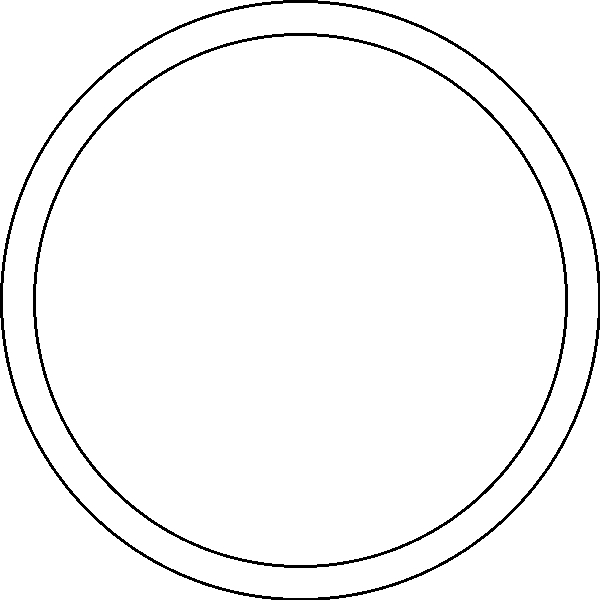
#> input picture circles.jpg, 600 x 600 px
$ python -i main.py   (imports and definitions only)
#> lines starting #> are read from the running program, lines starting #| are printed output that depends on the picture; after the words box and inside, x2 and y2 are one past the last pixel; in counts of white or black regions, pixels touching at a corner belong together
from PIL import Image
import cv2


def add_to_img_(image):
    """
    'сюда изображение с значком подай'
    добавляет на картинку ваш закодированный код
    """
    znak = Image.open('znak.jpg')  # это моя оболочка ее нужно оставить
    znak_orginal = image  # сюда подается ваше изображение

    znak.paste(znak_orginal, (0, 0))

    # znak.save("ready1.jpg")  # это изображение с каритнкой
    return znak


def cut_image(image_path):
    """

    вырезает с картинки кружок с нашим кодом
    :return:
    """
#> called with image_path = '../circles.jpg'

    image = cv2.imread(image_path) # изображение где ищем
#> image is the input picture: shape (600, 600, 3); min 0, max 255, mean 247.5
    im = Image.open(image_path)  # изображение где ищем
    gray = cv2.cvtColor(image, cv2.COLOR_BGR2GRAY)
    gray = cv2.GaussianBlur(gray, (3, 3), 0)
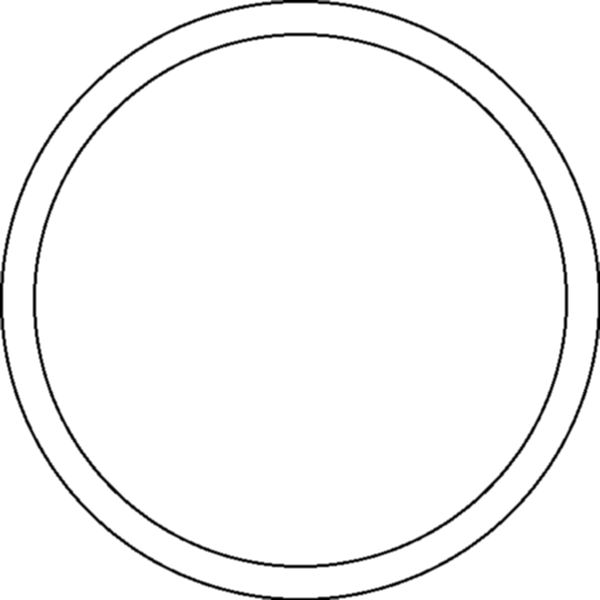
#> gray: shape (600, 600); min 0, max 255, mean 247.5
    edged = cv2.Canny(gray, 10, 250)
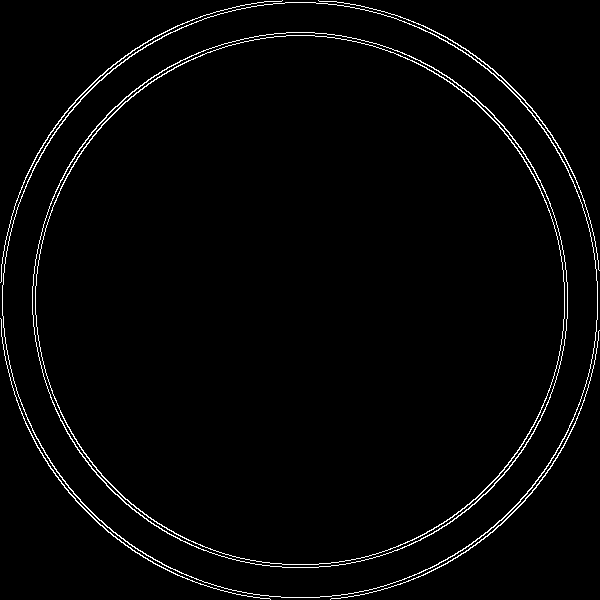
#> edged: shape (600, 600); 2.3% white in thin lines or dots
    kernel = cv2.getStructuringElement(cv2.MORPH_RECT, (7, 7))
    closed = cv2.morphologyEx(edged, cv2.MORPH_CLOSE, kernel)
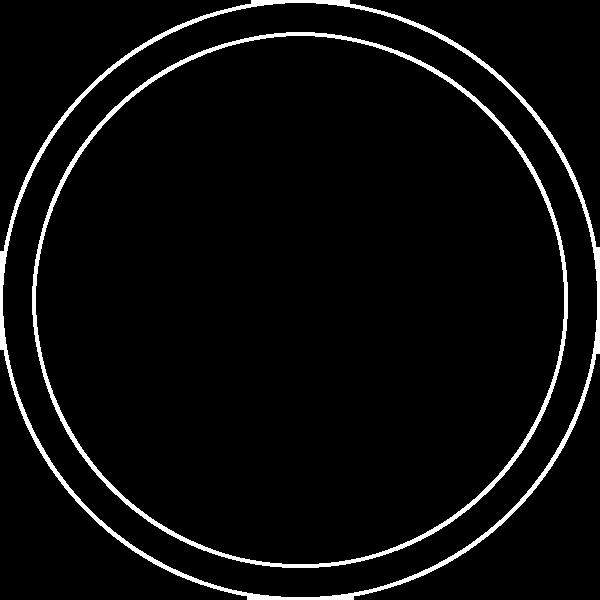
#> closed: shape (600, 600); 4.3% white; 2 white regions
    contours, _ = cv2.findContours(closed, cv2.RETR_LIST, cv2.CHAIN_APPROX_SIMPLE)
#> contours = 4 contours; box (x1, y1, x2, y2) and area: (0, 0, 600, 600) 284147, (2, 2, 598, 598) 277552, (32, 32, 568, 568) 225082, (35, 35, 565, 565) 219344
    for c in contours:
        peri = cv2.arcLength(c, True)
        approx = cv2.approxPolyDP(c, 0.05 * peri, True)
        if len(approx) != 4:
            continue
        rect = cv2.boundingRect(c)
        width, height = rect[2:]
        if height != 90 and width != 395:
            continue
        rect1 = rect
        a = rect1[0]
        b = rect1[1]
#> this loop made 4 passes
#> (peri, approx, rect, width, height) on passes 1 to 4: (1750.5, [[286, 35], [564, 282], [318, 564], [35, 314]], (35, 35, 530, 530), 530, 530), (1774.5, [[286, 32], [32, 314], [318, 567], [567, 282]], (32, 32, 536, 536), 536, 536), (1969.9, [[285, 2], [597, 281], [319, 597], [2, 315]], (2, 2, 596, 596), 596, 596), (2002.4, [[251, 0], [0, 349], [353, 599], [599, 247]], (0, 0, 600, 600), 600, 600)
#> (the run stopped early here; a loop or call above may not have finished)
